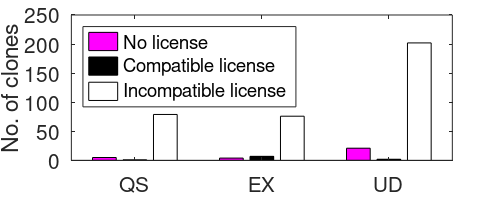

MATLAB code to generate this figure:
y = [5 1 79; 4 7 76; 21 2 202; ];
%bar(y,'stacked')
bar(y)

P=findobj(gca,'type','patch');
C=['w','k','m','g']; % make a colors list 
for n=1:length(P) 
set(P(n),'facecolor',C(n));
end

xticks([1 2 3])
xticklabels({'QS', 'EX', 'UD'})
%xlabel('Project','FontSize',15)
ylabel('No. of clones','FontSize',15)
t_legend=legend('No license', 'Compatible license', 'Incompatible license','Location','northwest');
set(t_legend,'FontSize',15);
set(gca,'FontSize',15);
%set(gca,'XTickLabelRotation',45)
box on

h=gcf;
set(h,'PaperPositionMode','auto');         
set(h,'PaperOrientation','landscape');
set(h,'Position',[50 50 500 200]);
print('license_violation','-dpdf','-bestfit')